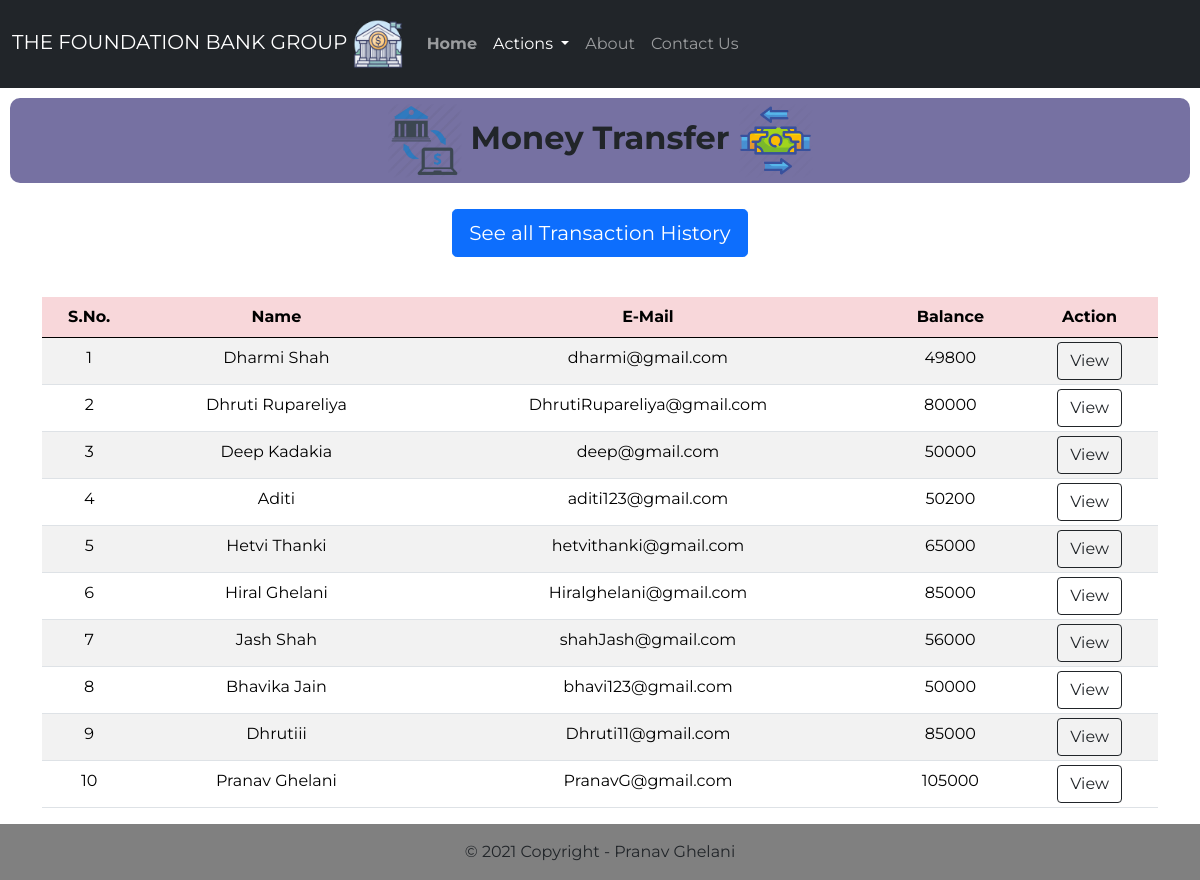
The page /money.php on the database its author committed.
### tables this page shows
CREATE TABLE `users` (
  `id` int(3) NOT NULL,
  `name` text NOT NULL,
  `email` varchar(30) NOT NULL,
  `balance` int(8) NOT NULL
);

### money.php (the view, shortened to what this page needs)
<!doctype html>
<html lang="en">
<head>
    <link href="https://cdn.jsdelivr.net/npm/bootstrap@5.0.0-beta1/dist/css/bootstrap.min.css" rel="stylesheet">
    <link rel="stylesheet" href="css/style22.css">
<body>
    <?php
    include 'connect.php';
    $sql = "SELECT * FROM users";
    $result = mysqli_query($conn, $sql);
    ?>
    <nav class="navbar py-2 navbar-expand-lg navbar-dark bg-dark">
        <div class="container-fluid">
            <a class="navbar-brand" href="#">THE FOUNDATION BANK GROUP <img src="logos/logo.webp" alt="Bank" width="50" height="50"></a>
            <div class="collapse navbar-collapse" id="navbarSupportedContent">
                <ul class="navbar-nav me-auto mb-8 mb-lg-0">
                    <li class="nav-item py-3">
                        <a class="nav-link" aria-current="page" href="index.php"><strong>Home</strong></a>
                    </li>
                    <li class="nav-item dropdown py-3">
                        <a class="nav-link dropdown-toggle active" href="#" id="navbarDropdown" role="button" data-bs-toggle="dropdown" aria-expanded="false">
                            Actions
                        </a>
                    </li>
                    <li class="nav-item py-3">
                        <a class="nav-link" href="https://www.thesparksfoundationsingapore.org/ " target="_blank">About</a>
                    </li>
                    <li class="nav-item py-3">
                        <a class="nav-link" href="contact.php">Contact Us</a>
                    </li>
                </ul>
            </div>
        </div>
    </nav>
    <class class="welcome">
        <h2>
            <img src="logos/m1.webp" alt="Bank" width="75" height="75" style="font-weight: bold;"> <strong>Money
                Transfer</strong> <img src="logos/m2.webp" alt="Bank" width="75" height="75">
        </h2>
    </class>
    <div class="d-grip gap-2 col-6 mx-auto text-center p-3 mb-2">
        <a href="history.php"><button type="button" class="btn btn-primary btn-lg mb-3">See all Transaction History</button></a>
    </div>
    <div class="container">
        <div class="row text-center">
            <div class="col text-center">
                <div class="table-responsive-sm">
                    <table class="table table-hover table-striped table-sm">
                        <thead style="color : black;" class="table-danger">
                            <tr>
                                <th scope="col" class="text-center py-2">S.No.</th>
                                <th scope="col" class="text-center py-2">Name</th>
                                <th scope="col" class="text-center py-2">E-Mail</th>
                                <th scope="col" class="text-center py-2">Balance</th>
                                <th scope="col" class="text-center py-2">Action</th>
                            </tr>
                        </thead>
                        <tbody>
                            <?php
                            while ($rows = mysqli_fetch_assoc($result)) {
                            ?>
                                <tr style="color : black;">
                                    <td class="text-center py-2">
                                        <?php echo $rows['id'] ?>
                                    </td>
                                    <td class="text-center py-2">
                                        <?php echo $rows['name'] ?>
                                    </td>
                                    <td class="text-center py-2">
                                        <?php echo $rows['email'] ?>
                                    </td>
                                    <td class="text-center py-2">
                                        <?php echo $rows['balance'] ?>
                                    </td>
                                    <td><a href="users.php?id= <?php echo $rows['id']; ?>"> <button class="btn btn-outline-dark btn">View</button></a></td>
                                </tr>
                            <?php
                            }
                            ?>
                        </tbody>
                    </table>
                </div>
            </div>
        </div>
    </div>
    <div class="foot">
        <footer class="bg-light text-center text-lg-start">
            <div class="text-center p-3" style="background-color:  grey";>
                © 2021 Copyright - Pranav Ghelani
            </div>
        </footer>
    </div>
</body>
</html>

### css/style22.css (style rules this page uses)
* { font-family: 'Montserrat', sans-serif; }
.welcome h2 { margin: 10px; padding: 5px; text-align: center; background-color:rgba(62, 55, 124, 0.705) ; border-radius: 10px; }

### rows shown on the page
users: id "1", name "Dharmi Shah", email "dharmi@gmail.com", balance "49800"
users: id "2", name "Dhruti Rupareliya", email "DhrutiRupareliya@gmail.com", balance "80000"
users: id "3", name "Deep Kadakia", email "deep@gmail.com", balance "50000"
users: id "4", name "Aditi", email "aditi123@gmail.com", balance "50200"
users: id "5", name "Hetvi Thanki", email "hetvithanki@gmail.com", balance "65000"
users: id "6", name "Hiral Ghelani", email "Hiralghelani@gmail.com", balance "85000"
users: id "7", name "Jash Shah", email "shahJash@gmail.com", balance "56000"
users: id "8", name "Bhavika Jain", email "bhavi123@gmail.com", balance "50000"
users: id "9", name "Dhrutiii", email "Dhruti11@gmail.com", balance "85000"
users: id "10", name "Pranav Ghelani", email "PranavG@gmail.com", balance "105000"
